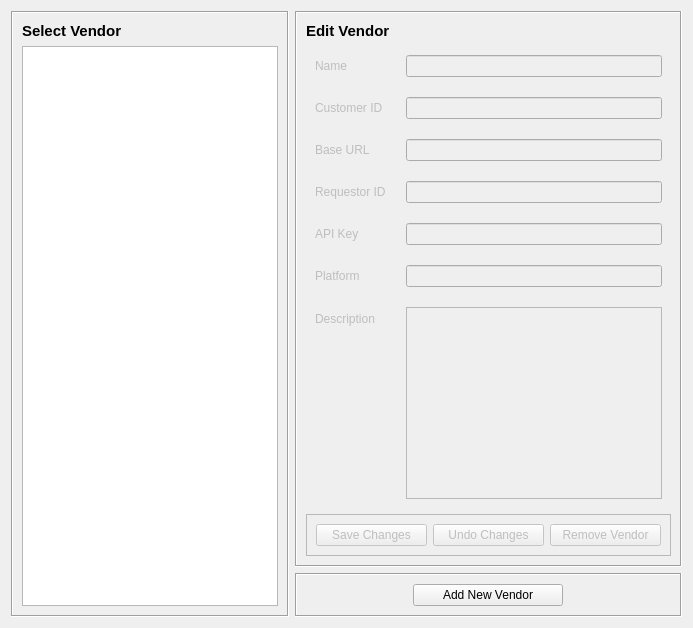
      <widget class="QWidget" name="manage_vendors_tab">
       <attribute name="title">
        <string>Manage Vendors</string>
       </attribute>
       <layout class="QHBoxLayout" name="horizontalLayout">
        <item>
         <widget class="QFrame" name="frame_12">
          <property name="frameShape">
           <enum>QFrame::Box</enum>
          </property>
          <property name="frameShadow">
           <enum>QFrame::Sunken</enum>
          </property>
          <layout class="QVBoxLayout" name="verticalLayout_6">
           <item>
            <widget class="QLabel" name="label_13">
             <property name="font">
              <font>
               <family>Segoe UI</family>
               <pointsize>11</pointsize>
               <weight>75</weight>
               <bold>true</bold>
              </font>
             </property>
             <property name="text">
              <string>Select Vendor</string>
             </property>
            </widget>
           </item>
           <item>
            <widget class="QListView" name="vendorsListView">
             <property name="font">
              <font>
               <family>Segoe UI</family>
               <pointsize>11</pointsize>
              </font>
             </property>
             <property name="alternatingRowColors">
              <bool>true</bool>
             </property>
            </widget>
           </item>
          </layout>
         </widget>
        </item>
        <item>
         <widget class="QFrame" name="frame_8">
          <layout class="QVBoxLayout" name="horizontalLayout_2">
           <property name="leftMargin">
            <number>0</number>
           </property>
           <property name="topMargin">
            <number>0</number>
           </property>
           <property name="rightMargin">
            <number>0</number>
           </property>
           <property name="bottomMargin">
            <number>0</number>
           </property>
           <item>
            <widget class="QFrame" name="frame">
             <property name="enabled">
              <bool>true</bool>
             </property>
             <property name="frameShape">
              <enum>QFrame::Box</enum>
             </property>
             <property name="frameShadow">
              <enum>QFrame::Sunken</enum>
             </property>
             <layout class="QVBoxLayout" name="verticalLayout">
              <item>
               <widget class="QLabel" name="label_7">
                <property name="enabled">
                 <bool>true</bool>
                </property>
                <property name="font">
                 <font>
                  <family>Segoe UI</family>
                  <pointsize>11</pointsize>
                  <weight>75</weight>
                  <bold>true</bold>
                 </font>
                </property>
                <property name="frameShape">
                 <enum>QFrame::NoFrame</enum>
                </property>
                <property name="text">
                 <string>Edit Vendor</string>
                </property>
               </widget>
              </item>
              <item>
               <widget class="QFrame" name="edit_vendor_details_frame">
                <property name="enabled">
                 <bool>false</bool>
                </property>
                <layout class="QFormLayout" name="formLayout">
                 <property name="horizontalSpacing">
                  <number>20</number>
                 </property>
                 <property name="verticalSpacing">
                  <number>20</number>
                 </property>
                 <item row="0" column="0">
                  <widget class="QLabel" name="label">
                   <property name="text">
                    <string>Name</string>
                   </property>
                  </widget>
                 </item>
                 <item row="0" column="1">
                  <widget class="QLineEdit" name="nameEdit"/>
                 </item>
                 <item row="1" column="0">
                  <widget class="QLabel" name="label_2">
                   <property name="text">
                    <string>Customer ID</string>
                   </property>
                  </widget>
                 </item>
                 <item row="1" column="1">
                  <widget class="QLineEdit" name="customerIdEdit"/>
                 </item>
                 <item row="2" column="0">
                  <widget class="QLabel" name="label_3">
                   <property name="text">
                    <string>Base URL</string>
                   </property>
                  </widget>
                 </item>
                 <item row="2" column="1">
                  <widget class="QLineEdit" name="baseUrlEdit"/>
                 </item>
                 <item row="3" column="0">
                  <widget class="QLabel" name="label_4">
                   <property name="text">
                    <string>Requestor ID</string>
                   </property>
                  </widget>
                 </item>
                 <item row="3" column="1">
                  <widget class="QLineEdit" name="requestorIdEdit"/>
                 </item>
                 <item row="4" column="0">
                  <widget class="QLabel" name="label_5">
                   <property name="text">
                    <string>API Key</string>
                   </property>
                  </widget>
                 </item>
                 <item row="4" column="1">
                  <widget class="QLineEdit" name="apiKeyEdit"/>
                 </item>
                 <item row="5" column="0">
                  <widget class="QLabel" name="label_6">
                   <property name="text">
                    <string>Platform</string>
                   </property>
                  </widget>
                 </item>
                 <item row="5" column="1">
                  <widget class="QLineEdit" name="platformEdit"/>
                 </item>
                 <item row="6" column="0">
                  <widget class="QLabel" name="label_28">
                   <property name="text">
                    <string>Description</string>
                   </property>
                  </widget>
                 </item>
                 <item row="6" column="1">
                  <widget class="QPlainTextEdit" name="descriptionEdit">
                   <property name="autoFillBackground">
                    <bool>false</bool>
                   </property>
                   <property name="frameShape">
                    <enum>QFrame::StyledPanel</enum>
                   </property>
                   <property name="frameShadow">
                    <enum>QFrame::Sunken</enum>
                   </property>
                   <property name="tabChangesFocus">
                    <bool>false</bool>
                   </property>
                   <property name="plainText">
                    <string/>
                   </property>
                   <property name="backgroundVisible">
                    <bool>false</bool>
                   </property>
                  </widget>
                 </item>
                </layout>
               </widget>
              </item>
              <item>
               <widget class="QFrame" name="edit_vendor_options_frame">
                <property name="enabled">
                 <bool>false</bool>
                </property>
                <property name="frameShape">
                 <enum>QFrame::StyledPanel</enum>
                </property>
                <property name="frameShadow">
                 <enum>QFrame::Raised</enum>
                </property>
                <layout class="QHBoxLayout" name="horizontalLayout_5">
                 <item>
                  <widget class="QPushButton" name="saveVendorChangesButton">
                   <property name="text">
                    <string>Save Changes</string>
                   </property>
                   <property name="default">
                    <bool>false</bool>
                   </property>
                   <property name="flat">
                    <bool>false</bool>
                   </property>
                  </widget>
                 </item>
                 <item>
                  <widget class="QPushButton" name="undoVendorChangesButton">
                   <property name="text">
                    <string>Undo Changes</string>
                   </property>
                  </widget>
                 </item>
                 <item>
                  <widget class="QPushButton" name="removeVendorButton">
                   <property name="text">
                    <string>Remove Vendor</string>
                   </property>
                  </widget>
                 </item>
                </layout>
               </widget>
              </item>
             </layout>
            </widget>
           </item>
           <item>
            <widget class="QFrame" name="frame_2">
             <property name="frameShape">
              <enum>QFrame::Box</enum>
             </property>
             <property name="frameShadow">
              <enum>QFrame::Sunken</enum>
             </property>
             <layout class="QGridLayout" name="gridLayout_3">
              <item row="0" column="0">
               <widget class="QPushButton" name="addVendorButton">
                <property name="maximumSize">
                 <size>
                  <width>150</width>
                  <height>16777215</height>
                 </size>
                </property>
                <property name="text">
                 <string>Add New Vendor</string>
                </property>
               </widget>
              </item>
             </layout>
            </widget>
           </item>
          </layout>
         </widget>
        </item>
       </layout>
      </widget>
